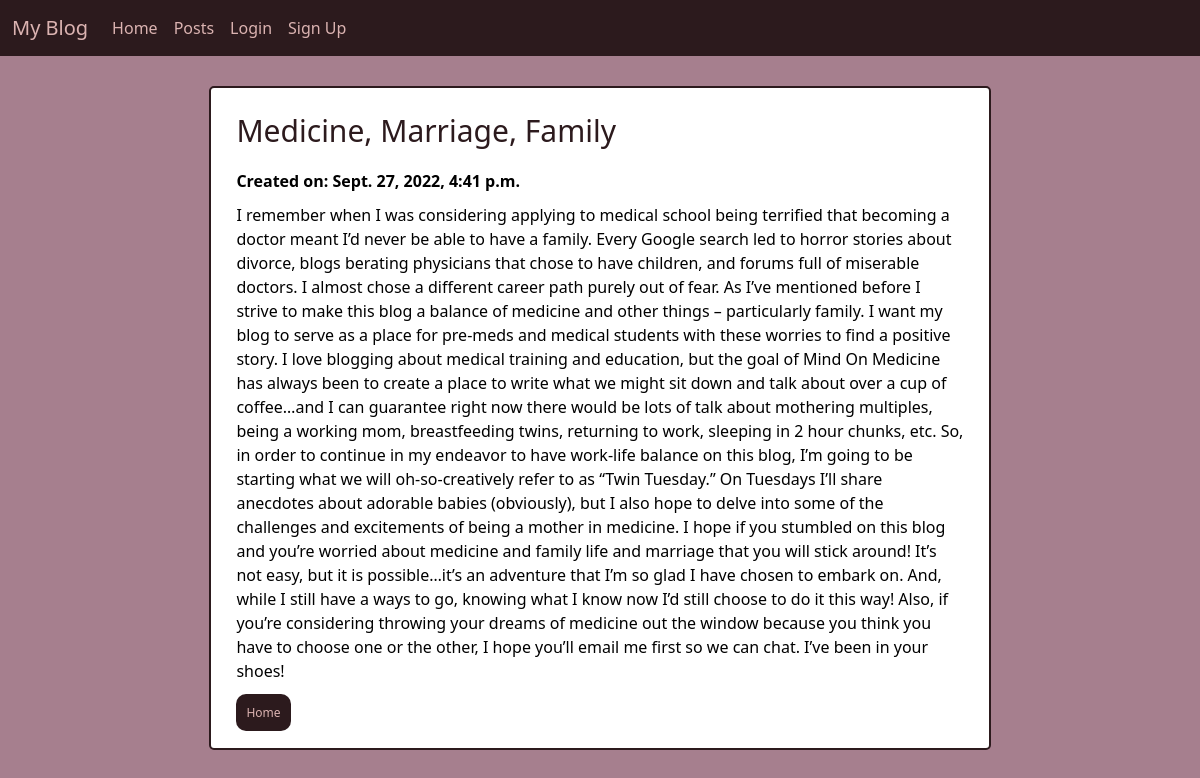
Screenshot of /posts/8/ with the database file from the repository.
### posts/models.py (models this page shows, shortened)
class Post(models.Model):
    title = models.CharField(max_length=45)
    body = models.TextField()
    category = models.CharField(max_length=45)
    created_on = models.DateTimeField(auto_now_add=True)
    author = models.ForeignKey(
        get_user_model(),
        on_delete=models.CASCADE
    )
    status = models.ForeignKey(
        Status,
        on_delete=models.CASCADE,
        blank=True,
        null=True
    )

### posts/views.py (the view)
# urls.py: path('<int:pk>/', PostDetailView.as_view(), name='detail'),
class PostDetailView(DetailView):
    template_name = "posts/detail.html"
    model = Post

### templates/posts/detail.html (shortened to what this page needs)
{% extends 'base.html' %}
{% load static %}
{% block contents %}
    <div class="details">
        <h4>{{ post.title }}</h4>
        <strong>Created on: {{ post.created_on }}</strong>
        <p>{{ post.body }}</p>
        <a href="{% url 'home' %}" class="card-btns">Home</a>
    </div>
{% endblock contents %}

### static/css/base.css (style rules this page uses)
body { background-color: #A67F8E; }
.card-btns { width: 100px; text-decoration: none; text-align: center; padding: 10px; background-color: #2C1A1D; color: #DBB3B1; font-size: 12px; border-radius: 10px; }
.details { width: 70%; margin: 30px auto; border: 2px solid #2C1A1D; background-color: white; color: black; border-radius: 5px; padding: 25px; }
.details h4 { font-size: 30px; color: #2C1A1D; margin-bottom: 20px; }
.details p { margin-top: 10px; }

### rows the page displays
Post: title "Medicine, Marriage, Family", created_on "Sept. 27, 2022, 4:41 p.m.", body "I remember when I was considering applying to medical school being terrified that becoming a doctor meant I’d never be able to have a family. Every Google search led to horror stories about divorce, blogs berating physicians that chose to have children, and forums full of miserable doctors. I almost chose a different career path purely out of fear. As I’ve mentioned before I strive to make this blog a balance of medicine and other things – particularly family. I want my blog to serve as a place for pre-meds and medical students with these worries to find a positive story. I love blogging about medical training and education, but the goal of Mind On Medicine has always been to create a place…"
